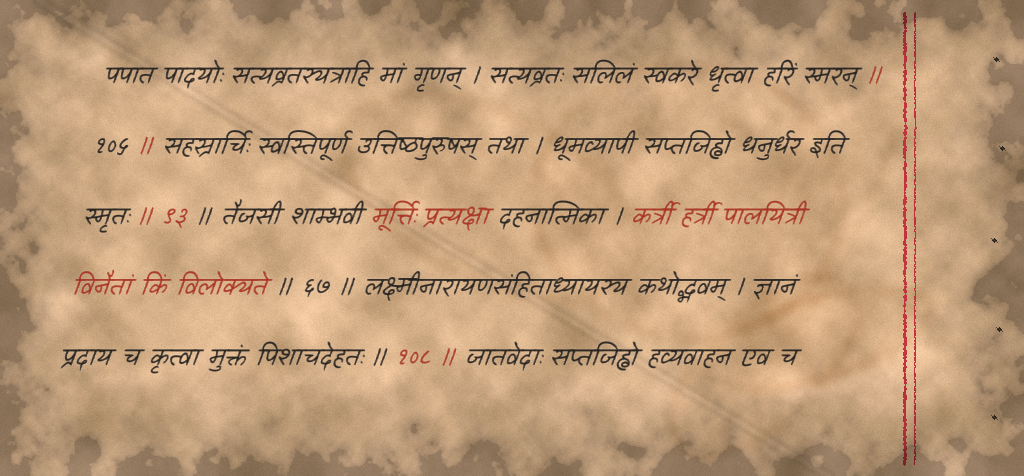
#> input picture dataset/devanagari/test/Image_100.png, 1024 x 476 px
$ python -i background.py   (imports and definitions only)   (older library calls are emulated)
#> lines starting #> are read from the running program, lines starting #| are printed output that depends on the picture
#> further down, picture is the input picture: shape (476, 1024, 3); mean B, G, R 119.4, 154.5, 189.4
import os
import math
import random
import numpy as np
import cv2

def generate_fractal_noise_2d(h, w, scale=64, octaves=4, persistence=0.5):
    """Generate 2D multi-octave fractal noise."""
    noise = np.zeros((h, w), dtype=np.float32)
    max_val = 0.0
    amp = 1.0
    freq = scale
    for _ in range(octaves):
        grid_h = max(2, int(h / freq))
        grid_w = max(2, int(w / freq))
        low_res = np.random.randn(grid_h, grid_w).astype(np.float32)
        upscaled = cv2.resize(low_res, (w, h), interpolation=cv2.INTER_CUBIC)
        noise += upscaled * amp
        max_val += amp
        amp *= persistence
        freq = max(2, freq / 2)
    return (noise / max_val)

def add_organic_liquid_stains(img_bgr, num_stains=4):
    """Add fluid and moisture stain blooms with edge gradients."""
#> called with num_stains = 4
    h, w, _ = img_bgr.shape
#> h = 476; w = 1024
    stain_map = np.zeros((h, w), dtype=np.float32)

    for _ in range(num_stains):
        cx = random.randint(int(w * 0.1), int(w * 0.9))
        cy = random.randint(int(h * 0.1), int(h * 0.9))
        rx = random.randint(50, int(w * 0.30))
        ry = random.randint(35, int(h * 0.38))
        angle = random.uniform(0, 180)

        blob = np.zeros((h, w), dtype=np.float32)
        cv2.ellipse(blob, (cx, cy), (rx, ry), angle, 0, 360, 1.0, -1)

        noise = generate_fractal_noise_2d(h, w, scale=24, octaves=3)
        blob = blob * np.clip(0.85 + noise * 0.45, 0, 1)
        blob = cv2.GaussianBlur(blob, (31, 31), 0)

        grad_x = cv2.Sobel(blob, cv2.CV_32F, 1, 0, ksize=5)
        grad_y = cv2.Sobel(blob, cv2.CV_32F, 0, 1, ksize=5)
        grad = np.sqrt(grad_x**2 + grad_y**2)
        if grad.max() > 0:
            grad = grad / grad.max()

        stain = blob * 0.25 + grad * 0.75
        intensity = random.uniform(0.12, 0.28)
        stain_map += stain * intensity
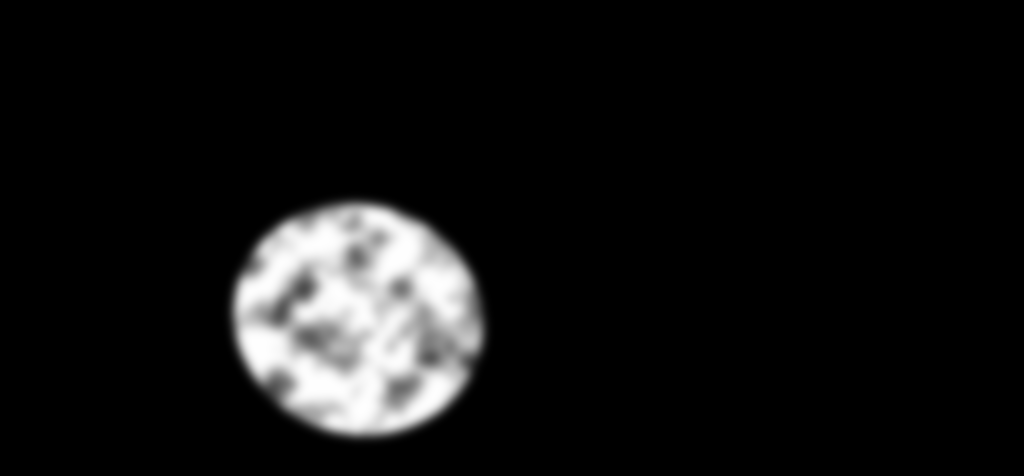
#> blob: shape (476, 1024) float32; min 0, max 1, mean 0.0747
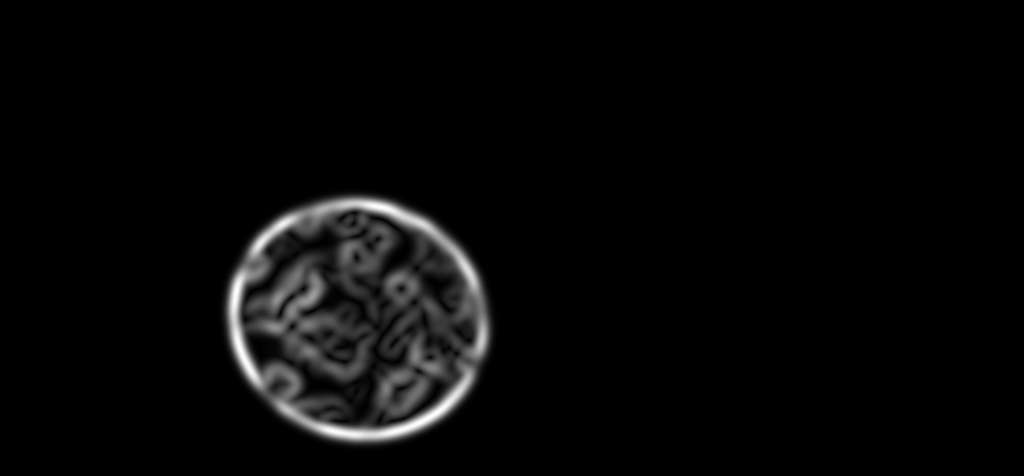
#> grad: shape (476, 1024) float32; min 0, max 1, mean 0.0309
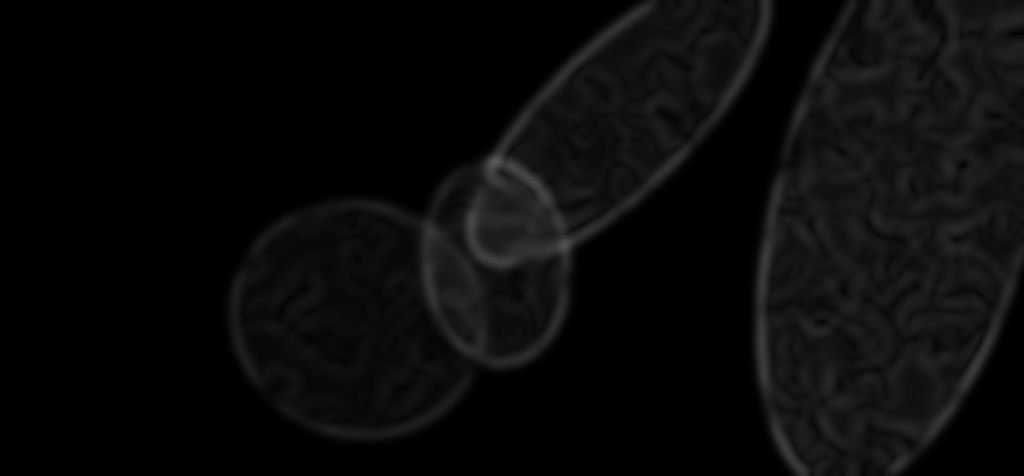
#> stain_map: shape (476, 1024) float32; min 0, max 0.352, mean 0.0391

    stain_map = np.clip(stain_map, 0, 1)

    # Warm sepia tone darkening
    for c, factor in enumerate([0.45, 0.30, 0.18]):
        img_bgr[:, :, c] = np.clip(img_bgr[:, :, c] * (1.0 - stain_map * factor) - stain_map * 16.0, 0, 255)
    return img_bgr

# [121 lines left out: functions add_paper_creases, add_deckle_edges_and_vignette, generate_manuscript_background, not called in this run]

>>> import cv2
>>> picture = cv2.imread('../dataset/devanagari/test/Image_100.png')
>>> result = add_organic_liquid_stains(picture)
